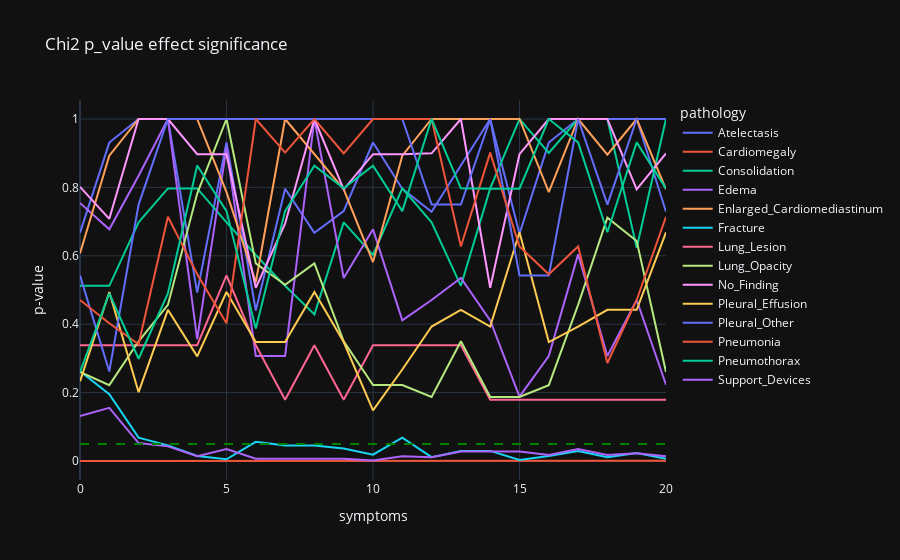

The code cell stored with this chart in its notebook:
### Code cell
fig = px.line(df_plot_p_value, x=df_plot_p_value.index, y=df_plot_p_value.columns, log_y=False,
              labels={"run_id": "symptoms", "value": "p-value"},
              title="Chi2 p_value effect significance")
fig.add_hline(y=0.05, line_width=2, line_dash="dash", line_color="green")
fig.show()

### Figure 1 — Plotly figure (JSON) as saved in the notebook; plotly's stock layout.template omitted (floating-point values rounded to 4 significant figures)
{"data": [{"hovertemplate": "pathology=Atelectasis<br>symptoms=%{x}<br>p-value=%{y}<extra></extra>", "legendgroup": "Atelectasis", "line": {"color": "#636efa", "dash": "solid"}, "marker": {"symbol": "circle"}, "mode": "lines", "name": "Atelectasis", "orientation": "v", "showlegend": true, "x": [0, 1, 2, 3, 4, 5, 6, 7, 8, 9, 10, 11, 12, 13, 14, 15, 16, 17, 18, 19, 20], "xaxis": "x", "y": [0.6672, 0.9311, 1.0, 1.0, 0.4923, 0.9313, 0.44, 0.7961, 0.6672, 0.7307, 0.9313, 0.7961, 0.7288, 0.8626, 1.0, 0.6644, 0.9311, 1.0, 1.0, 1.0, 0.7288], "yaxis": "y", "type": "scatter"}, {"hovertemplate": "pathology=Cardiomegaly<br>symptoms=%{x}<br>p-value=%{y}<extra></extra>", "legendgroup": "Cardiomegaly", "line": {"color": "#EF553B", "dash": "solid"}, "marker": {"symbol": "circle"}, "mode": "lines", "name": "Cardiomegaly", "orientation": "v", "showlegend": true, "x": [0, 1, 2, 3, 4, 5, 6, 7, 8, 9, 10, 11, 12, 13, 14, 15, 16, 17, 18, 19, 20], "xaxis": "x", "y": [0.0002068, 0.0002068, 0.0001034, 0.000559, 7.24e-05, 0.0004038, 0.0002068, 7.539e-06, 0.0001466, 0.0001034, 7.24e-05, 0.0002899, 0.0002068, 0.0002068, 0.0004038, 0.0004038, 0.0004038, 0.001429, 0.000559, 0.0007692, 0.000559], "yaxis": "y", "type": "scatter"}, {"hovertemplate": "pathology=Consolidation<br>symptoms=%{x}<br>p-value=%{y}<extra></extra>", "legendgroup": "Consolidation", "line": {"color": "#00cc96", "dash": "solid"}, "marker": {"symbol": "circle"}, "mode": "lines", "name": "Consolidation", "orientation": "v", "showlegend": true, "x": [0, 1, 2, 3, 4, 5, 6, 7, 8, 9, 10, 11, 12, 13, 14, 15, 16, 17, 18, 19, 20], "xaxis": "x", "y": [0.5122, 0.5122, 0.6978, 0.797, 0.797, 0.6978, 0.6024, 0.5122, 0.4285, 0.6978, 0.6024, 0.797, 0.6978, 0.5122, 0.797, 1.0, 0.9007, 1.0, 1.0, 0.6234, 1.0], "yaxis": "y", "type": "scatter"}, {"hovertemplate": "pathology=Edema<br>symptoms=%{x}<br>p-value=%{y}<extra></extra>", "legendgroup": "Edema", "line": {"color": "#ab63fa", "dash": "solid"}, "marker": {"symbol": "circle"}, "mode": "lines", "name": "Edema", "orientation": "v", "showlegend": true, "x": [0, 1, 2, 3, 4, 5, 6, 7, 8, 9, 10, 11, 12, 13, 14, 15, 16, 17, 18, 19, 20], "xaxis": "x", "y": [0.7543, 0.6774, 0.8342, 1.0, 0.3566, 0.9164, 0.3071, 0.3071, 1.0, 0.5352, 0.6774, 0.4112, 0.4708, 0.5352, 0.4112, 0.1881, 0.3071, 0.6042, 0.3071, 0.4708, 0.2231], "yaxis": "y", "type": "scatter"}, {"hovertemplate": "pathology=Enlarged_Cardiomediastinum<br>symptoms=%{x}<br>p-value=%{y}<extra></extra>", "legendgroup": "Enlarged_Cardiomediastinum", "line": {"color": "#FFA15A", "dash": "solid"}, "marker": {"symbol": "circle"}, "mode": "lines", "name": "Enlarged_Cardiomediastinum", "orientation": "v", "showlegend": true, "x": [0, 1, 2, 3, 4, 5, 6, 7, 8, 9, 10, 11, 12, 13, 14, 15, 16, 17, 18, 19, 20], "xaxis": "x", "y": [0.607, 0.8928, 1.0, 1.0, 1.0, 0.7861, 0.5228, 1.0, 0.8957, 0.7945, 0.5819, 0.8928, 1.0, 1.0, 1.0, 1.0, 0.7861, 1.0, 0.8957, 1.0, 0.7945], "yaxis": "y", "type": "scatter"}, {"hovertemplate": "pathology=Fracture<br>symptoms=%{x}<br>p-value=%{y}<extra></extra>", "legendgroup": "Fracture", "line": {"color": "#19d3f3", "dash": "solid"}, "marker": {"symbol": "circle"}, "mode": "lines", "name": "Fracture", "orientation": "v", "showlegend": true, "x": [0, 1, 2, 3, 4, 5, 6, 7, 8, 9, 10, 11, 12, 13, 14, 15, 16, 17, 18, 19, 20], "xaxis": "x", "y": [0.2623, 0.1952, 0.06844, 0.04561, 0.01451, 0.005042, 0.05608, 0.04561, 0.04561, 0.03683, 0.01853, 0.06844, 0.01128, 0.02951, 0.02951, 0.00283, 0.01451, 0.02951, 0.01128, 0.02347, 0.006647], "yaxis": "y", "type": "scatter"}, {"hovertemplate": "pathology=Lung_Lesion<br>symptoms=%{x}<br>p-value=%{y}<extra></extra>", "legendgroup": "Lung_Lesion", "line": {"color": "#FF6692", "dash": "solid"}, "marker": {"symbol": "circle"}, "mode": "lines", "name": "Lung_Lesion", "orientation": "v", "showlegend": true, "x": [0, 1, 2, 3, 4, 5, 6, 7, 8, 9, 10, 11, 12, 13, 14, 15, 16, 17, 18, 19, 20], "xaxis": "x", "y": [0.3384, 0.3384, 0.3384, 0.3384, 0.3384, 0.5425, 0.3384, 0.1789, 0.3384, 0.1789, 0.3384, 0.3384, 0.3384, 0.3384, 0.1789, 0.1789, 0.1789, 0.1789, 0.1789, 0.1789, 0.1789], "yaxis": "y", "type": "scatter"}, {"hovertemplate": "pathology=Lung_Opacity<br>symptoms=%{x}<br>p-value=%{y}<extra></extra>", "legendgroup": "Lung_Opacity", "line": {"color": "#B6E880", "dash": "solid"}, "marker": {"symbol": "circle"}, "mode": "lines", "name": "Lung_Opacity", "orientation": "v", "showlegend": true, "x": [0, 1, 2, 3, 4, 5, 6, 7, 8, 9, 10, 11, 12, 13, 14, 15, 16, 17, 18, 19, 20], "xaxis": "x", "y": [0.2604, 0.2219, 0.3501, 0.4564, 0.7819, 1.0, 0.5778, 0.5154, 0.5778, 0.3501, 0.2219, 0.2219, 0.1875, 0.3501, 0.1875, 0.1875, 0.2219, 0.4564, 0.7116, 0.6434, 0.2604], "yaxis": "y", "type": "scatter"}, {"hovertemplate": "pathology=No_Finding<br>symptoms=%{x}<br>p-value=%{y}<extra></extra>", "legendgroup": "No_Finding", "line": {"color": "#FF97FF", "dash": "solid"}, "marker": {"symbol": "circle"}, "mode": "lines", "name": "No_Finding", "orientation": "v", "showlegend": true, "x": [0, 1, 2, 3, 4, 5, 6, 7, 8, 9, 10, 11, 12, 13, 14, 15, 16, 17, 18, 19, 20], "xaxis": "x", "y": [0.8018, 0.7081, 1.0, 1.0, 0.897, 0.897, 0.5065, 0.6941, 1.0, 0.7945, 0.897, 0.897, 0.8995, 1.0, 0.5065, 0.897, 1.0, 1.0, 1.0, 0.7945, 0.8995], "yaxis": "y", "type": "scatter"}, {"hovertemplate": "pathology=Pleural_Effusion<br>symptoms=%{x}<br>p-value=%{y}<extra></extra>", "legendgroup": "Pleural_Effusion", "line": {"color": "#FECB52", "dash": "solid"}, "marker": {"symbol": "circle"}, "mode": "lines", "name": "Pleural_Effusion", "orientation": "v", "showlegend": true, "x": [0, 1, 2, 3, 4, 5, 6, 7, 8, 9, 10, 11, 12, 13, 14, 15, 16, 17, 18, 19, 20], "xaxis": "x", "y": [0.2328, 0.4942, 0.2013, 0.442, 0.306, 0.4942, 0.3479, 0.3479, 0.4942, 0.3479, 0.1478, 0.2677, 0.3932, 0.442, 0.3932, 0.6687, 0.3479, 0.3932, 0.442, 0.442, 0.6687], "yaxis": "y", "type": "scatter"}, {"hovertemplate": "pathology=Pleural_Other<br>symptoms=%{x}<br>p-value=%{y}<extra></extra>", "legendgroup": "Pleural_Other", "line": {"color": "#636efa", "dash": "solid"}, "marker": {"symbol": "circle"}, "mode": "lines", "name": "Pleural_Other", "orientation": "v", "showlegend": true, "x": [0, 1, 2, 3, 4, 5, 6, 7, 8, 9, 10, 11, 12, 13, 14, 15, 16, 17, 18, 19, 20], "xaxis": "x", "y": [0.5425, 0.2616, 0.7497, 1.0, 1.0, 1.0, 1.0, 1.0, 1.0, 1.0, 1.0, 1.0, 0.7497, 0.7497, 1.0, 0.5425, 0.5425, 1.0, 0.7497, 1.0, 1.0], "yaxis": "y", "type": "scatter"}, {"hovertemplate": "pathology=Pneumonia<br>symptoms=%{x}<br>p-value=%{y}<extra></extra>", "legendgroup": "Pneumonia", "line": {"color": "#EF553B", "dash": "solid"}, "marker": {"symbol": "circle"}, "mode": "lines", "name": "Pneumonia", "orientation": "v", "showlegend": true, "x": [0, 1, 2, 3, 4, 5, 6, 7, 8, 9, 10, 11, 12, 13, 14, 15, 16, 17, 18, 19, 20], "xaxis": "x", "y": [0.4709, 0.4026, 0.3412, 0.7142, 0.5459, 0.4026, 1.0, 0.9018, 1.0, 0.8995, 1.0, 1.0, 1.0, 0.6272, 0.9018, 0.6272, 0.5459, 0.6272, 0.2867, 0.4709, 0.7142], "yaxis": "y", "type": "scatter"}, {"hovertemplate": "pathology=Pneumothorax<br>symptoms=%{x}<br>p-value=%{y}<extra></extra>", "legendgroup": "Pneumothorax", "line": {"color": "#00cc96", "dash": "solid"}, "marker": {"symbol": "circle"}, "mode": "lines", "name": "Pneumothorax", "orientation": "v", "showlegend": true, "x": [0, 1, 2, 3, 4, 5, 6, 7, 8, 9, 10, 11, 12, 13, 14, 15, 16, 17, 18, 19, 20], "xaxis": "x", "y": [0.2601, 0.4899, 0.2989, 0.4899, 0.864, 0.7307, 0.3874, 0.7307, 0.8635, 0.7973, 0.8635, 0.7307, 1.0, 0.7973, 0.7964, 0.7964, 1.0, 0.9316, 0.669, 0.9317, 0.7964], "yaxis": "y", "type": "scatter"}, {"hovertemplate": "pathology=Support_Devices<br>symptoms=%{x}<br>p-value=%{y}<extra></extra>", "legendgroup": "Support_Devices", "line": {"color": "#ab63fa", "dash": "solid"}, "marker": {"symbol": "circle"}, "mode": "lines", "name": "Support_Devices", "orientation": "v", "showlegend": true, "x": [0, 1, 2, 3, 4, 5, 6, 7, 8, 9, 10, 11, 12, 13, 14, 15, 16, 17, 18, 19, 20], "xaxis": "x", "y": [0.1317, 0.1554, 0.05238, 0.04276, 0.01414, 0.0347, 0.006752, 0.006752, 0.008692, 0.006752, 0.001301, 0.01414, 0.01112, 0.02798, 0.02798, 0.02798, 0.01786, 0.0347, 0.01786, 0.02242, 0.01414], "yaxis": "y", "type": "scatter"}], "layout": {"xaxis": {"anchor": "y", "domain": [0.0, 1.0], "title": {"text": "symptoms"}}, "yaxis": {"anchor": "x", "domain": [0.0, 1.0], "title": {"text": "p-value"}}, "legend": {"title": {"text": "pathology"}, "tracegroupgap": 0}, "title": {"text": "Chi2 p_value effect significance"}, "shapes": [{"line": {"color": "green", "dash": "dash", "width": 2}, "type": "line", "x0": 0, "x1": 1, "xref": "x domain", "y0": 0.05, "y1": 0.05, "yref": "y"}]}}
